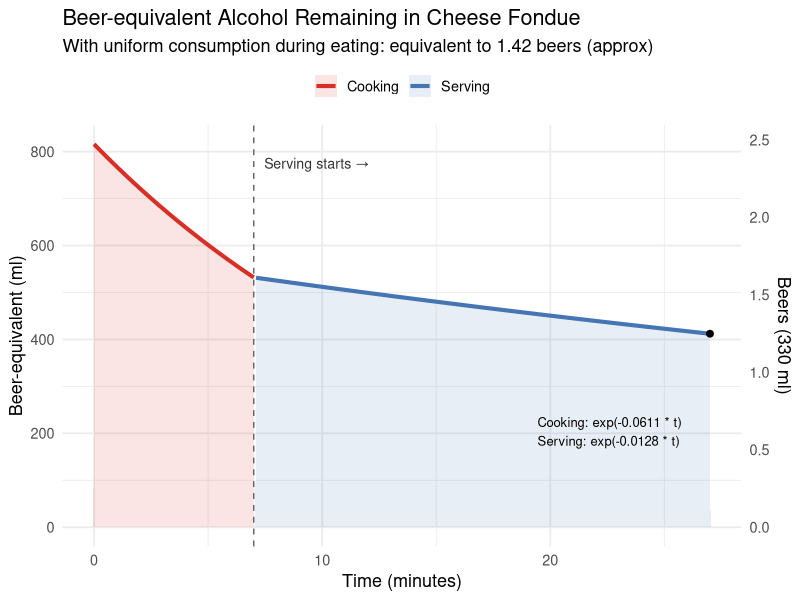

Source code (R):
# -----------------------------
# FONDUE ALCOHOL EVAPORATION MODEL
# WITH UNIFORM CONSUMPTION
# -----------------------------

# Load libraries
library(ggplot2)
library(scales)

# -----------------------------
# USER PARAMETERS (modifiable)
# -----------------------------

# --- Cooking (pre-serving) ---
cook_time <- 7   # minutes of simmering with boiling before serving (typical)
boiling_evaporation_constant <- -log(0.40) / 15  
# According to a study by the USDA, about 40% of the alcohol remains after 15 minutes of simmering while boiling

# --- Under-burner (serving/eating) ---
eat_time <- 20   # time while eating (minutes)
burner_evaporation_constant <- -log(0.60) / 40  
# Assuming 40% loss (i.e., 60% remaining) after 40 minutes under the burner
# NOTE: keep in mind the numeric here is the k that satisfies exp(-k * 40) = 0.60

# --- Alcohol content of ingredients ---
wine_vol <- 240    # ml of wine
wine_abv <- 0.12   # 12% ABV
kirsch_vol <- 30   # ml of kirsch
kirsch_abv <- 0.40 # 40% ABV

# --- Beer comparison ---
beer_vol <- 330    # ml, standard European beer volume
beer_abv <- 0.05   # 5% ABV (typical)
ethanol_density <- 0.789  # g/ml

# -----------------------------
# CALCULATIONS
# -----------------------------

# 1. Compute initial ethanol
ethanol_init_ml <- wine_vol * wine_abv + kirsch_vol * kirsch_abv
ethanol_init_g <- ethanol_init_ml * ethanol_density

# 2. Exponential decay during cooking and eating
k_cook <- boiling_evaporation_constant
k_burner <- burner_evaporation_constant

# After cooking (simmering)
fraction_after_cook <- exp(-k_cook * cook_time)
ethanol_after_cook_g <- ethanol_init_g * fraction_after_cook

# -----------------------------
# UNIFORM CONSUMPTION MODEL
# -----------------------------
# We assume uniform consumption throughout the eating period.
# The fondue is consumed at a constant rate of (1/eat_time) per minute.
# After eat_time minutes, 100% of the fondue has been consumed.
#
# At time s (where 0 ≤ s ≤ eat_time), the ethanol concentration is:
#   C(s) = ethanol_after_cook_g * exp(-k_burner * s)
#
# The total ethanol consumed is the integral:
#   ∫[0 to eat_time] (1/eat_time) * C(s) ds
#   = (1/eat_time) * ethanol_after_cook_g * ∫[0 to eat_time] exp(-k_burner * s) ds
#   = (1/eat_time) * ethanol_after_cook_g * [-1/k_burner * exp(-k_burner * s)]|[0 to eat_time]
#   = (ethanol_after_cook_g / (k_burner * eat_time)) * (1 - exp(-k_burner * eat_time))

# Calculate total ethanol consumed with uniform consumption
if (k_burner > 0) {
  ethanol_consumed_g <- (ethanol_after_cook_g / (k_burner * eat_time)) * 
                        (1 - exp(-k_burner * eat_time))
} else {
  # If no evaporation during eating (k_burner = 0), all ethanol is consumed
  ethanol_consumed_g <- ethanol_after_cook_g
}

# 3. Beer comparison
beer_ethanol_ml <- beer_vol * beer_abv
beer_ethanol_g <- beer_ethanol_ml * ethanol_density
beer_equiv <- ethanol_consumed_g / beer_ethanol_g

# -----------------------------
# MODEL CURVE FOR PLOT
# -----------------------------
time_cook <- seq(0, cook_time, by = 0.1)
time_eat <- seq(0, eat_time, by = 0.1)

# Stage 1 (cooking)
ethanol_cook <- ethanol_init_g * exp(-k_cook * time_cook)

# Stage 2 (eating) - showing the ethanol in the pot as it evaporates
ethanol_eat <- tail(ethanol_cook, 1) * exp(-k_burner * time_eat)

# Combine full timeline
time_total <- c(time_cook, cook_time + time_eat)
ethanol_total <- c(ethanol_cook, ethanol_eat)

# Assemble dataframe with additional, more relatable metrics
df <- data.frame(Time = time_total, Ethanol_g = ethanol_total)
df$Ethanol_ml <- df$Ethanol_g / ethanol_density
# ml of beer that contain the same amount of ethanol (i.e. beer-equivalent volume)
df$Beer_ml_equiv <- df$Ethanol_ml / beer_abv
df$Beers_equiv <- df$Beer_ml_equiv / beer_vol
df$Pct_remain <- df$Ethanol_g / ethanol_init_g * 100
df$Stage <- ifelse(df$Time <= cook_time, "Cooking", "Serving")

# -----------------------------
# PLOT
# -----------------------------
decay_eqs <- paste0(
  "Cooking: exp(-", round(k_cook,4), " * t)\n",
  "Serving: exp(-", round(k_burner,4), " * t)")

subtitle_text <- paste0("With uniform consumption during eating: equivalent to ", 
                        round(beer_equiv,2), " beers (approx)")

# Plot: Beer-equivalent (ml) over time with a secondary axis showing beers
main_plot <- ggplot(df, aes(x = Time)) +
  geom_line(aes(y = Beer_ml_equiv, color = Stage), size = 1.4) +
  geom_area(aes(y = Beer_ml_equiv, fill = Stage), alpha = 0.12) +
  geom_vline(xintercept = cook_time, linetype = "dashed", color = "gray40") +
  geom_point(data = df[which.max(df$Time), ], aes(x = Time, y = Beer_ml_equiv), 
             color = "black", size = 2) +
  scale_color_manual(values = c("Cooking" = "#D73027", "Serving" = "#4575B4")) +
  scale_fill_manual(values = c("Cooking" = "#D73027", "Serving" = "#4575B4")) +
  scale_y_continuous(
    name = "Beer-equivalent (ml)",
    sec.axis = sec_axis(~ . / beer_vol, name = paste0("Beers (", beer_vol, " ml)"))
  ) +
  labs(title = "Beer-equivalent Alcohol Remaining in Cheese Fondue",
       subtitle = subtitle_text,
       x = "Time (minutes)") +
  annotate("text", x = cook_time, y = max(df$Beer_ml_equiv)*0.95,
           label = "Serving starts →", hjust = -0.1, size = 3.6, color = "gray20") +
  annotate("text", x = max(df$Time)*0.72, y = max(df$Beer_ml_equiv)*0.25,
           label = decay_eqs, hjust = 0, size = 3.3, color = "black") +
  theme_minimal(base_size = 13) +
  theme(legend.position = "top",
        legend.title = element_blank())

# Secondary plot: percent remaining (makes exponential decay shape clearer)
pct_plot <- ggplot(df, aes(x = Time, y = Pct_remain)) +
  geom_line(color = "darkgreen", size = 1.3) +
  geom_hline(yintercept = c(100, 50, 25), linetype = "dotted", color = "gray85") +
  labs(x = "Time (minutes)", y = "Percent of initial ethanol (%)",
       title = "Percent of Initial Ethanol Remaining in Pot") +
  scale_y_continuous(labels = function(x) paste0(round(x,0), "%")) +
  theme_minimal(base_size = 12)

# Print both plots (user can arrange/ggsave as desired)
print(main_plot)
#print(pct_plot) # Uncomment to view percent remaining plot

# -----------------------------
# PRINT SUMMARY
# -----------------------------
cat("Initial ethanol:", round(ethanol_init_g,2), "g\n")
cat("After cooking (", cook_time, "min):", round(fraction_after_cook*100,1), "% remains\n")
cat("Ethanol consumed (uniform consumption over", eat_time, "min):", 
    round(ethanol_consumed_g,2), "g\n")
cat("Beer equivalent (approx):", round(beer_equiv,2), " beers\n")


# -----------------------------
# RESULTS BELOW HERE
# -----------------------------

####################################################################################################################
### With UNIFORM CONSUMPTION throughout eating (100% consumed by end of eat_time):
### Half a serving per person (with default parameters) is about 0.78 beers equivalent.
###
### This corresponds to a blood alcohol concentration (BAC) of approximately 0.0125% for an average adult, 
### which is described as a slight "buzz", or a feeling of warmth and relaxation, but generally not impairing.
###
### To get "legally drunk" (0.08% BAC), one would require approximately 2.6 servings of Fondue.
####################################################################################################################

# -----------------------------
# COMMENTS on METHODS USED
# -----------------------------
# I used the Widmark approach to estimate how much pure ethanol (grams) would
# be needed to reach a target BAC (blood alcohol concentration).
#
# Standard Widmark form (percent BAC units):
#   BAC_percent = (A_g / (r * weight_kg)) * 0.1  -  beta * t_hours
# where:
#   - A_g is the mass of ethanol consumed (grams)
#   - r is the Widmark distribution factor (approx. 0.70 for average male,
#     0.60 for average female)
#   - weight_kg is body weight in kg
#   - beta is elimination rate in % BAC per hour (optional if using a
#     metabolized-grams correction)
#   - t_hours is time over which alcohol was consumed (hours)
#
# Note on the exponential-decay equation used in the model:
#   - I modeled alcohol loss as first-order (exponential): fraction(t) = exp(-k * t),
#     where k (1/min) is the rate constant and t is time in minutes.
#   - The half-life is t1/2 = ln(2) / k; this assumes the loss rate is proportional
#     to the amount remaining (a common simple mass-transfer approximation).
#
# UNIFORM CONSUMPTION MODEL:
#   - The model assumes fondue is consumed uniformly throughout the eating period,
#     with a constant consumption rate = 1/eat_time per minute.
#   - By the end of eat_time, 100% of the fondue has been consumed.
#   - The total ethanol consumed is calculated by integrating the product of:
#     (consumption rate) × (ethanol concentration at time t) over [0, eat_time].
#   - This gives: ∫[0,T] (1/T) * E₀ * exp(-k*t) dt = (E₀/(k*T)) * (1 - exp(-k*T))
#     where E₀ is ethanol after cooking, k is burner evaporation rate, T is eat_time.
#   - This integral represents the time-weighted average of the ethanol content.
#   - Since the fondue is consumed continuously while evaporation is ongoing, the
#     total ethanol intake accounts for both the higher concentration at the beginning
#     and the lower concentration toward the end of the eating period.